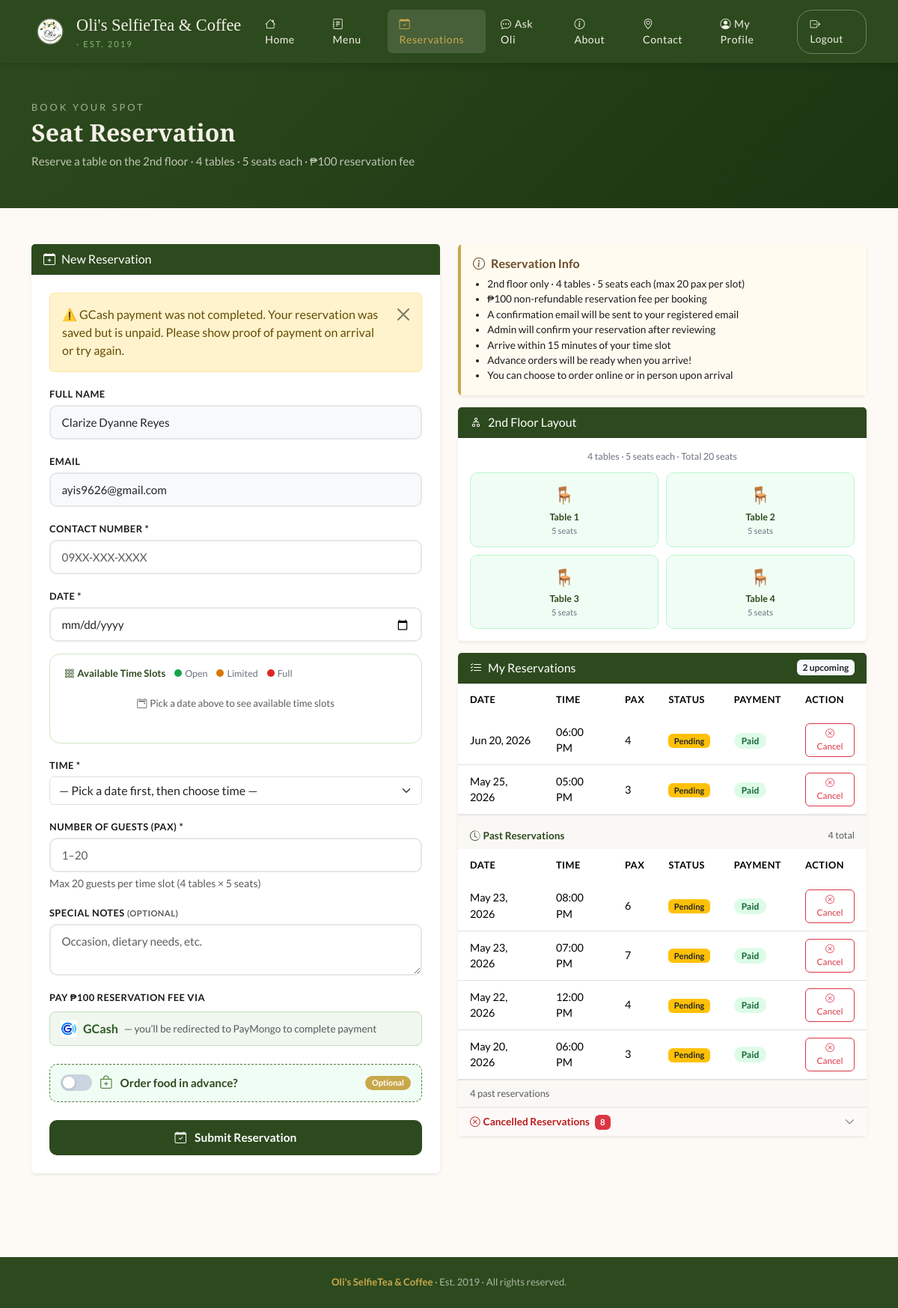
Screenshot of /book_reservation.php?payment=failed (signed in) with the database file from the repository.
### tables this page shows
CREATE TABLE `users` (
  `id` int(11) NOT NULL AUTO_INCREMENT,
  `name` varchar(100) NOT NULL,
  `email` varchar(100) NOT NULL,
  `password` varchar(255) NOT NULL,
  `role` enum('admin','customer') DEFAULT 'customer',
  `created_at` timestamp NOT NULL DEFAULT current_timestamp(),
  `profile_pic` varchar(255) DEFAULT NULL,
  PRIMARY KEY (`id`),
  UNIQUE KEY `email` (`email`)
);

CREATE TABLE `reservations` (
  `id` int(11) NOT NULL AUTO_INCREMENT,
  `user_id` int(11) NOT NULL,
  `res_date` date NOT NULL,
  `res_time` time NOT NULL,
  `pax` int(11) NOT NULL,
  `phone` varchar(20) NOT NULL,
  `notes` text DEFAULT NULL,
  `order_id` int(11) DEFAULT NULL,
  `payment_method` enum('gcash','cash') DEFAULT 'gcash',
  `payment_status` enum('unpaid','paid','refunded') DEFAULT 'unpaid',
  `paymongo_payment_id` varchar(64) DEFAULT NULL,
  `status` enum('pending','confirmed','cancelled') DEFAULT 'pending',
  `created_at` timestamp NOT NULL DEFAULT current_timestamp(),
  PRIMARY KEY (`id`),
  KEY `user_id` (`user_id`),
  KEY `fk_reservation_order` (`order_id`),
  CONSTRAINT `fk_reservation_order` FOREIGN KEY (`order_id`) REFERENCES `orders` (`id`) ON DELETE SET NULL,
  CONSTRAINT `reservations_ibfk_1` FOREIGN KEY (`user_id`) REFERENCES `users` (`id`) ON DELETE CASCADE
);

### book_reservation.php (the view, shortened to what the rows shown need)
<?php
$db     = getDB();
$userId = $_SESSION['user_id'];
$stmt = $db->prepare("SELECT name, email FROM users WHERE id = ?");
$stmt->bind_param("i", $userId);
$stmt->execute();
$user = $stmt->get_result()->fetch_assoc();
$myRes = $db->prepare("
    SELECT r.*,
           CASE WHEN o.id IS NOT NULL THEN 1 ELSE 0 END as has_order,
           o.total_amount as order_total,
           o.status as order_status
    FROM reservations r
    LEFT JOIN orders o ON o.reservation_id = r.id
    WHERE r.user_id = ?
    ORDER BY r.res_date DESC, r.res_time DESC
");
$myRes->bind_param("i", $userId);
$myRes->execute();
$allReservations = $myRes->get_result()->fetch_all(MYSQLI_ASSOC);
$today = date('Y-m-d');
$upcomingRes   = [];
$pastRes       = [];
foreach ($allReservations as $r) {
    if ($r['status'] === 'cancelled') {
        continue;
    }
    if ($r['res_date'] >= $today) {
        $upcomingRes[] = $r;
    } else {
        $pastRes[] = $r;
    }
}
$myReservations = array_slice($upcomingRes, 0, 10);
?>
<!DOCTYPE html>
<html lang="en">
<head>
  <link rel="stylesheet" href="https://cdn.jsdelivr.net/npm/bootstrap@5.3.2/dist/css/bootstrap.min.css">
  <link rel="stylesheet" href="https://cdn.jsdelivr.net/npm/bootstrap-icons@1.11.3/font/bootstrap-icons.min.css">
  <link rel="stylesheet" href="css/style.css">
</head>
<body>
<div style="background: linear-gradient(135deg, var(--green-dark), #1a3510); padding:50px 0 35px; color:var(--cream);">
  <div class="container">
    <h2 style="font-family:'Playfair Display',serif; font-weight:700;">Seat Reservation</h2>
  </div>
</div>
<div class="container py-5">
  <div class="row g-4">
    <div class="col-lg-6">
      <div class="card border-0 shadow-sm">
        <div class="card-body p-4">
          <form method="POST" id="reservationForm">
            <div class="mb-3">
              <label class="form-label">Full Name</label>
              <input type="text" class="form-control" value="<?= htmlspecialchars($user['name']) ?>" readonly style="background:#f8f9fa;">
            </div>
            <div class="mb-3">
              <label class="form-label">Email</label>
              <input type="email" class="form-control" value="<?= htmlspecialchars($user['email']) ?>" readonly style="background:#f8f9fa;">
            </div>
          </form>
        </div>
      </div>
    </div>
    <div class="col-lg-6">
      <div class="card border-0 shadow-sm">
        <div class="card-body p-0">
          <?php if (empty($allReservations)): ?>
            <div class="text-center py-5 text-muted">
              <i class="bi bi-calendar-x" style="font-size:2rem; display:block; margin-bottom:8px;"></i>
              No reservations yet.
            </div>
          <?php else: ?>
            <?php
            function renderResRow($res) { ?>
              <tr>
                <td><?= date('M d, Y', strtotime($res['res_date'])) ?></td>
                <td><?= date('h:i A', strtotime($res['res_time'])) ?></td>
                <td><?= $res['pax'] ?></td>
                <td>
                  <?php $cls = ['pending'=>'badge bg-warning text-dark','confirmed'=>'badge bg-success','cancelled'=>'badge bg-danger'][$res['status']] ?? 'badge bg-secondary'; ?>
                  <span class="<?= $cls ?>" style="font-size:0.7rem;"><?= ucfirst($res['status']) ?></span>
                </td>
                <td>
                  <?php
                    $pBadge = $res['payment_status'] === 'paid' ? 'badge-available'
                            : ($res['payment_status'] === 'refunded' ? 'badge bg-info text-dark'
                            : 'badge-unavailable');
                  ?>
                  <span class="<?= $pBadge ?>">
                    <?= ucfirst($res['payment_status']) ?>
                  </span>
                </td>
                <td>
                  <?php if ($res['status'] !== 'cancelled'): ?>
                    <button class="btn btn-sm btn-outline-danger" style="border-radius:6px;font-size:0.73rem;"
                            data-bs-toggle="modal" data-bs-target="#cancelModal"
                            data-id="<?= $res['id'] ?>"
                            data-date="<?= date('M d, Y', strtotime($res['res_date'])) ?>"
                            data-time="<?= date('h:i A', strtotime($res['res_time'])) ?>">
                      <i class="bi bi-x-circle"></i> Cancel
                    </button>
                  <?php else: ?>
                    <span class="text-muted" style="font-size:0.75rem;">—</span>
                  <?php endif; ?>
                </td>
              </tr>
            <?php } ?>
            <?php if (!empty($myReservations)): ?>
            <div class="table-responsive">
              <table class="table table-olis mb-0">
                <thead>
                  <tr><th>Date</th><th>Time</th><th>Pax</th><th>Status</th><th>Payment</th><th>Action</th></tr>
                </thead>
                <tbody>
                  <?php foreach ($myReservations as $res): renderResRow($res); endforeach; ?>
                </tbody>
              </table>
            </div>
            <?php else: ?>
            <div class="text-center py-4 text-muted" style="font-size:.88rem;">
              <i class="bi bi-calendar-check me-1"></i>No upcoming reservations.
            </div>
            <?php endif; ?>
            <?php if (!empty($pastRes)): ?>
            <div style="border-top:2px solid #f0ece6; background:#faf8f5;">
              <div class="table-responsive">
                <table class="table table-olis mb-0" style="background:transparent;">
                  <thead style="background:#f0ece6;">
                    <tr><th>Date</th><th>Time</th><th>Pax</th><th>Status</th><th>Payment</th><th>Action</th></tr>
                  </thead>
                  <tbody id="pastResBody">
                    <?php foreach ($pastRes as $res): renderResRow($res); endforeach; ?>
                  </tbody>
                </table>
              </div>
            </div>
            <?php endif; ?>
          <?php endif; ?>
        </div>
      </div>
    </div>
  </div>
</div>
</body>
</html>

### rows the page displays
users: name "Clarize Dyanne Reyes", email "ayis9626@gmail.com"
reservations: res_date "Jun 20, 2026", res_time "06:00 PM", pax "4", status "Pending", payment_status "Paid"
reservations: res_date "May 25, 2026", res_time "05:00 PM", pax "3", status "Pending", payment_status "Paid"
reservations: res_date "May 23, 2026", res_time "08:00 PM", pax "6", status "Pending", payment_status "Paid"
reservations: res_date "May 23, 2026", res_time "07:00 PM", pax "7", status "Pending", payment_status "Paid"
reservations: res_date "May 22, 2026", res_time "12:00 PM", pax "4", status "Pending", payment_status "Paid"
reservations: res_date "May 20, 2026", res_time "06:00 PM", pax "3", status "Pending", payment_status "Paid"

### other values shown
$message "⚠️ GCash payment was not completed. Your reservation was saved but is unpaid. Please show proof of payment on arrival or try again."
count($upcomingRes) "2"
count($pastRes) "4"
count($cancelledRes) "8"
